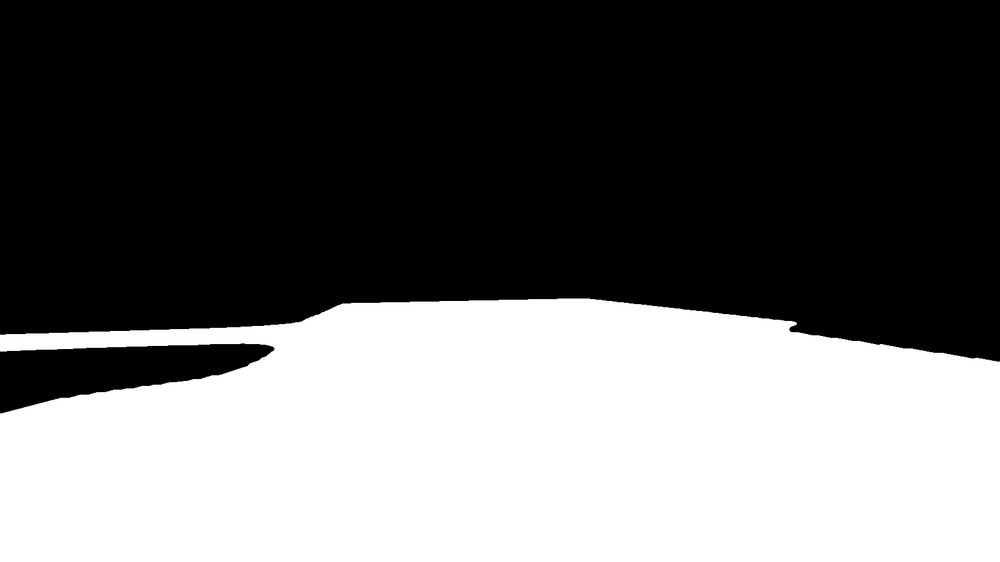
#> input picture masks/train_map_final/n008-2018-08-01-15-16-36-0400__CAM_FRONT__1533151605012404.png, 1000 x 562 px, shrunk from 1600 x 900 before the run, given in place of 08-2018-08-01-15-16-36-0400__CAM_FRONT__1533151605012404.jpg, which was not available
$ python compare.py
#> lines starting #> are read from the running program, lines starting #| are printed output that depends on the picture; pictures that were not available may be replaced by others from this repository, and a replacement may not be noted
import cv2
import os

img_dir = "data/samples/CAM_FRONT"
mask_a = "masks/train_map_final"       # yours
mask_b = "masks/train_map_teammate"    # teammate

names = sorted(os.listdir(mask_a))[:20]

for name in names:
    img = cv2.imread(os.path.join(img_dir, name.replace(".png", ".jpg")))
#> img is the input picture: shape (562, 1000, 3); min 0, max 255, mean 104.2

    m1 = cv2.imread(os.path.join(mask_a, name), 0)
#> m1: shape (562, 1000); min 0, max 255, mean 104.2
    m2 = cv2.imread(os.path.join(mask_b, name), 0)

    m1_col = cv2.applyColorMap(m1, cv2.COLORMAP_JET)
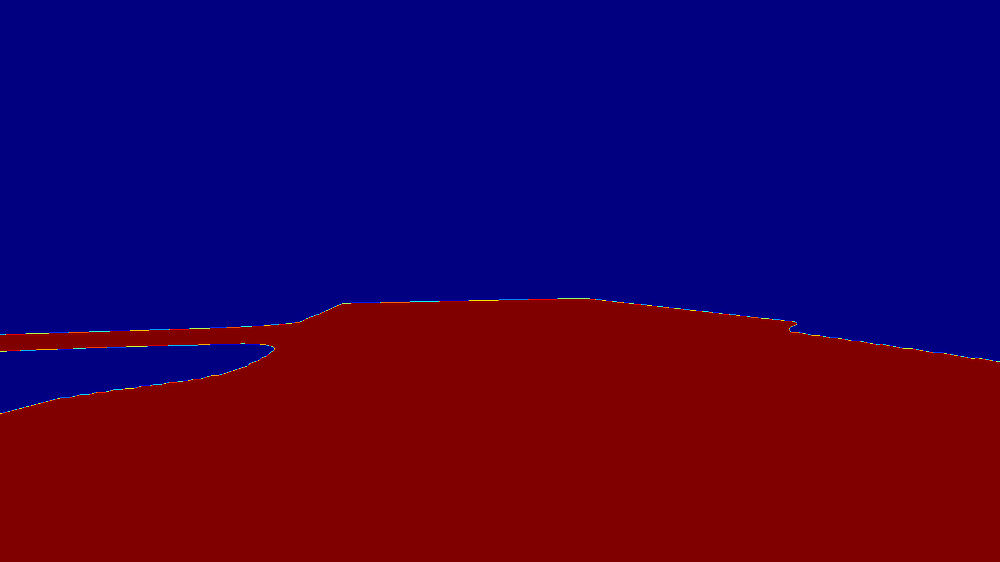
#> m1_col: shape (562, 1000, 3); mean B, G, R 75.9, 0.4, 52.5
    m2_col = cv2.applyColorMap(m2, cv2.COLORMAP_JET)

    overlay1 = cv2.addWeighted(img, 0.7, m1_col, 0.3, 0)
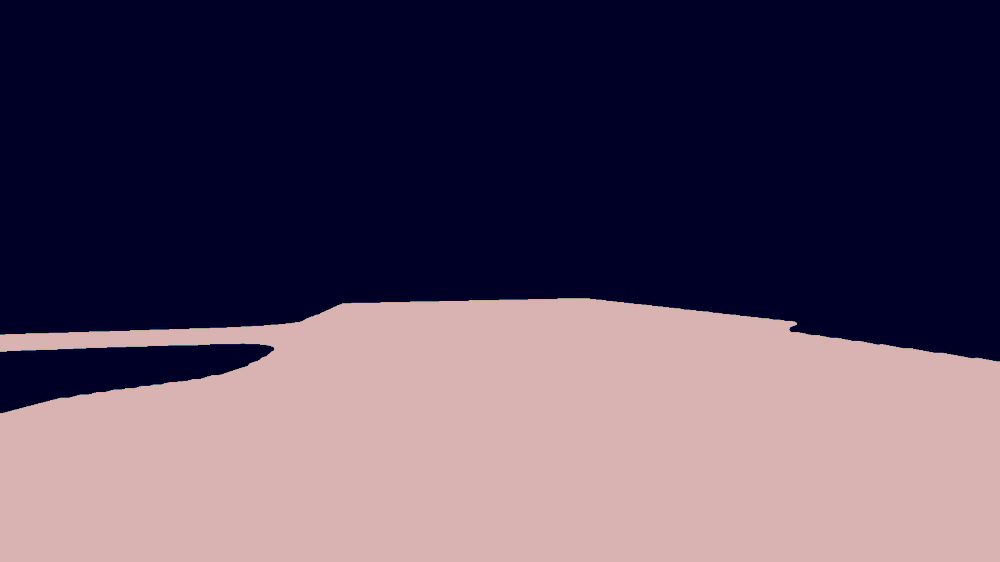
#> overlay1: shape (562, 1000, 3); mean B, G, R 95.3, 72.9, 88.8
    overlay2 = cv2.addWeighted(img, 0.7, m2_col, 0.3, 0)

    combined = cv2.hconcat([overlay1, overlay2])
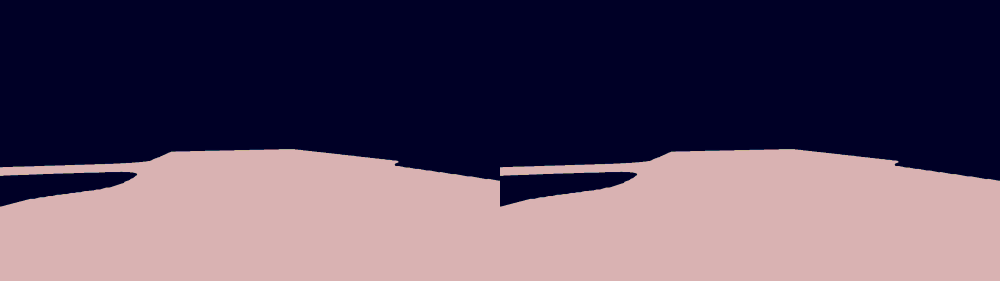
#> combined: shape (562, 2000, 3) (shown at 1/2 size); mean B, G, R 95.3, 72.9, 88.8

    cv2.imshow("YOURS (left) vs TEAMMATE (right)", combined)
    key = cv2.waitKey(0)
#> (key Esc is pressed here)

    if key == 27:
        break

$ run again, on masks/train_map_final/n008-2018-08-01-15-16-36-0400__CAM_FRONT__1533151616412404.png
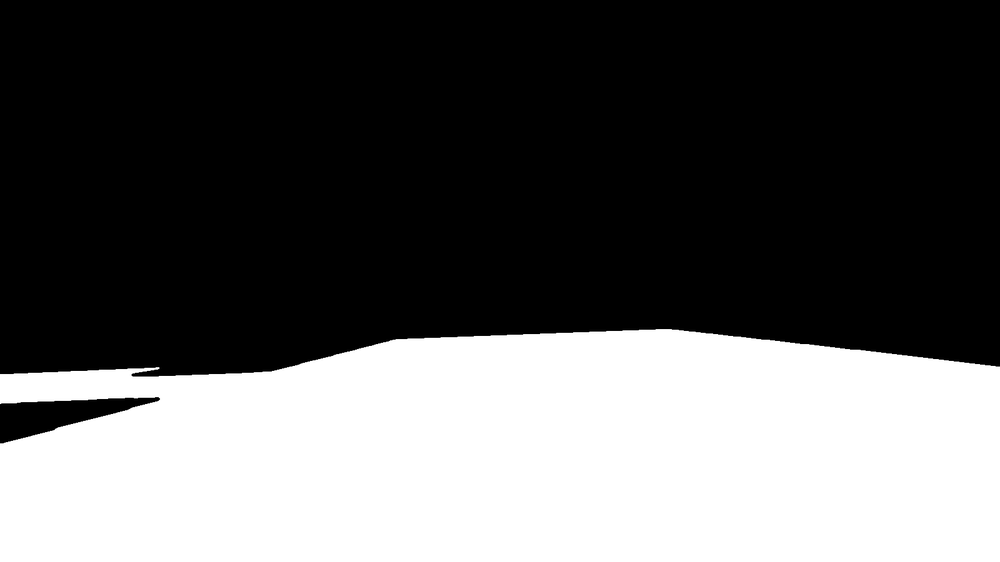
#> input picture masks/train_map_final/n008-2018-08-01-15-16-36-0400__CAM_FRONT__1533151616412404.png, 1000 x 562 px, shrunk from 1600 x 900 before the run, given in place of 08-2018-08-01-15-16-36-0400__CAM_FRONT__1533151616412404.jpg, which was not available
#> img is the input picture: shape (562, 1000, 3); min 0, max 255, mean 93.8
#> `overlay1 = cv2.addWeighted(img, 0.7, m1_col, 0.3, 0)`:
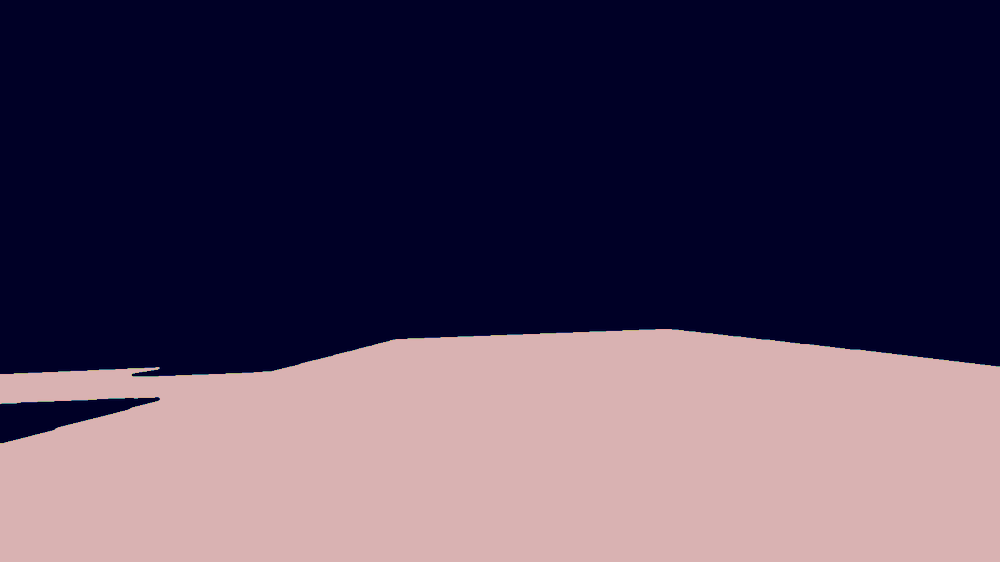
#> overlay1: shape (562, 1000, 3); mean B, G, R 89.6, 65.6, 79.9
#> `combined = cv2.hconcat([overlay1, overlay2])`:
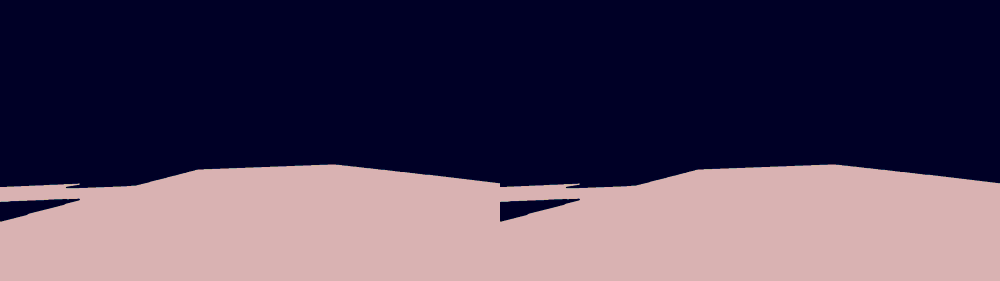
#> combined: shape (562, 2000, 3) (shown at 1/2 size); mean B, G, R 89.6, 65.6, 79.9
